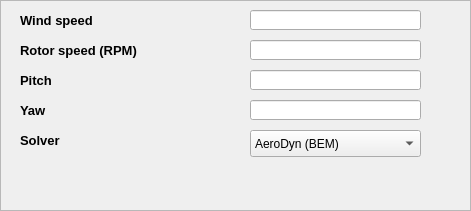
     <widget class="QFrame" name="frame_4">
      <property name="geometry">
       <rect>
        <x>20</x>
        <y>40</y>
        <width>471</width>
        <height>211</height>
       </rect>
      </property>
      <property name="autoFillBackground">
       <bool>false</bool>
      </property>
      <property name="frameShape">
       <enum>QFrame::StyledPanel</enum>
      </property>
      <property name="frameShadow">
       <enum>QFrame::Plain</enum>
      </property>
      <widget class="QLabel" name="label_2">
       <property name="geometry">
        <rect>
         <x>20</x>
         <y>10</y>
         <width>121</width>
         <height>21</height>
        </rect>
       </property>
       <property name="font">
        <font>
         <pointsize>10</pointsize>
         <weight>75</weight>
         <bold>true</bold>
        </font>
       </property>
       <property name="text">
        <string>Wind speed</string>
       </property>
      </widget>
      <widget class="QLabel" name="label_7">
       <property name="geometry">
        <rect>
         <x>20</x>
         <y>40</y>
         <width>131</width>
         <height>20</height>
        </rect>
       </property>
       <property name="font">
        <font>
         <pointsize>10</pointsize>
         <weight>75</weight>
         <bold>true</bold>
        </font>
       </property>
       <property name="text">
        <string>Rotor speed (RPM)</string>
       </property>
      </widget>
      <widget class="QLineEdit" name="lineEdit_6">
       <property name="geometry">
        <rect>
         <x>250</x>
         <y>40</y>
         <width>171</width>
         <height>20</height>
        </rect>
       </property>
      </widget>
      <widget class="QLineEdit" name="lineEdit_16">
       <property name="geometry">
        <rect>
         <x>250</x>
         <y>70</y>
         <width>171</width>
         <height>20</height>
        </rect>
       </property>
      </widget>
      <widget class="QLabel" name="label_28">
       <property name="geometry">
        <rect>
         <x>20</x>
         <y>70</y>
         <width>111</width>
         <height>20</height>
        </rect>
       </property>
       <property name="font">
        <font>
         <pointsize>10</pointsize>
         <weight>75</weight>
         <bold>true</bold>
        </font>
       </property>
       <property name="text">
        <string>Pitch</string>
       </property>
      </widget>
      <widget class="QLabel" name="label_29">
       <property name="geometry">
        <rect>
         <x>20</x>
         <y>100</y>
         <width>81</width>
         <height>20</height>
        </rect>
       </property>
       <property name="font">
        <font>
         <pointsize>10</pointsize>
         <weight>75</weight>
         <bold>true</bold>
        </font>
       </property>
       <property name="text">
        <string>Yaw</string>
       </property>
      </widget>
      <widget class="QLineEdit" name="lineEdit_17">
       <property name="geometry">
        <rect>
         <x>250</x>
         <y>100</y>
         <width>171</width>
         <height>20</height>
        </rect>
       </property>
      </widget>
      <widget class="QLineEdit" name="lineEdit_18">
       <property name="geometry">
        <rect>
         <x>250</x>
         <y>10</y>
         <width>171</width>
         <height>20</height>
        </rect>
       </property>
      </widget>
      <widget class="QLabel" name="label_30">
       <property name="geometry">
        <rect>
         <x>20</x>
         <y>130</y>
         <width>101</width>
         <height>20</height>
        </rect>
       </property>
       <property name="font">
        <font>
         <pointsize>10</pointsize>
         <weight>75</weight>
         <bold>true</bold>
        </font>
       </property>
       <property name="text">
        <string>Solver</string>
       </property>
      </widget>
      <widget class="QComboBox" name="comboBox_2">
       <property name="geometry">
        <rect>
         <x>250</x>
         <y>130</y>
         <width>171</width>
         <height>27</height>
        </rect>
       </property>
       <item>
        <property name="text">
         <string>AeroDyn (BEM)</string>
        </property>
       </item>
       <item>
        <property name="text">
         <string>OpenFOAM (ALM)</string>
        </property>
       </item>
       <item>
        <property name="text">
         <string>ADflow (RANS)</string>
        </property>
       </item>
      </widget>
     </widget>
